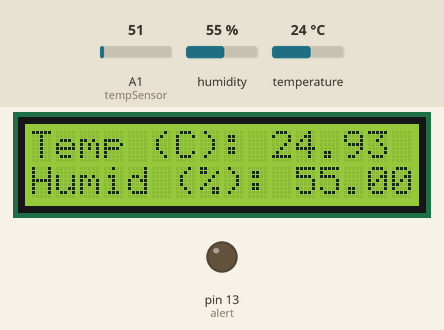
This sketch was run on a simulated Arduino Uno, built with avr-gcc and run on an emulated ATmega328P. On the bench: 16×2 character LCD, output pins drawn as LEDs (lit = HIGH). Inputs (shaded band) come from the test bench; at power-on: humidity 55 %, A1 (tempSensor) = 51, temperature 24 °C. What the sketch prints to the serial monitor is not drawn.

Above: at 1.6 s.
1.7 s: humidity set to 78 %
At 3.6 s:
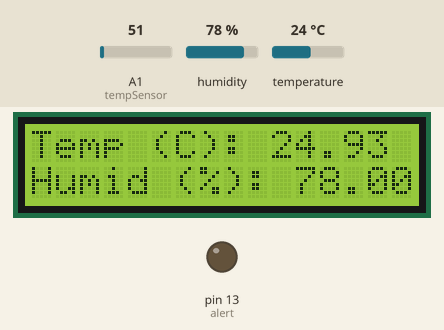
4.6 s: humidity set to 81 %
At 9.5 s:
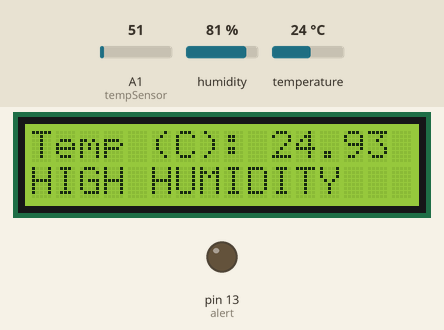
10.6 s: A1 (tempSensor) set to 65
At 14.9 s:
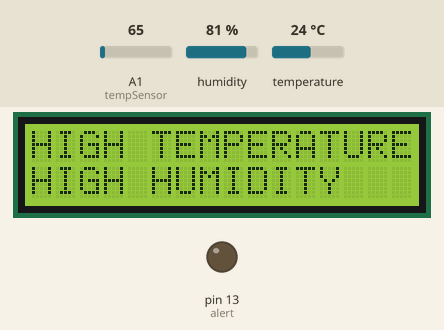
16.6 s: A1 (tempSensor) set to 15
At 21.6 s:
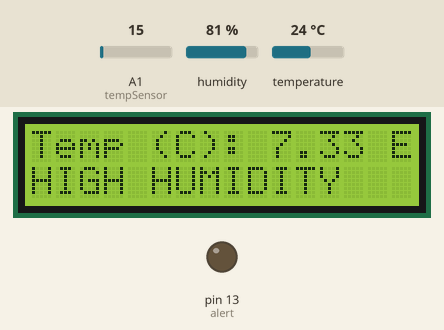
22.6 s: humidity set to 22 %
At 26.3 s:
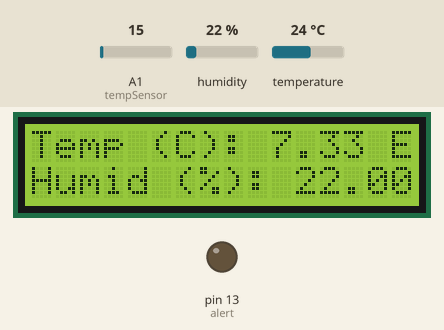
26.8 s: A1 (tempSensor) set to 71
At 31.1 s:
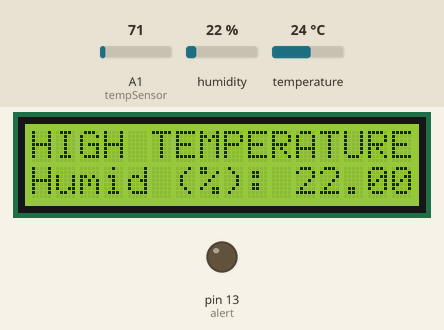
Timing chart, 0 to 33.8 s (numbered marks = the images above; inputs shaded):
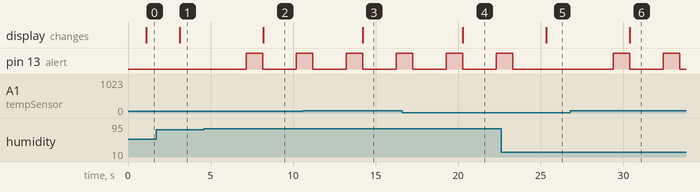

The sketch:

main.ino
```cpp
#include <dht11.h>

#include <Wire.h>

#include <LiquidCrystal.h>

// #include <LiquidCrystal_I2C_Hangul.h>

#define DHT11PIN 6

int tempSensor = A1;
dht11 DHT11;
// LiquidCrystal_I2C_Hangul lcd(0x3F, 16, 2);
const int rs = 12,
  en = 11,
  d4 = 5,
  d5 = 4,
  d6 = 3,
  d7 = 2;
LiquidCrystal lcd(rs, en, d4, d5, d6, d7);

int alert = 13;

void showAlert(bool hot, bool humid) {
  if (!hot && !humid) {
    digitalWrite(alert, LOW);
  } else if (hot || humid) {
    digitalWrite(alert, HIGH);
    delay(1000);
    digitalWrite(alert, LOW);
  }
}

void setup() {
  Serial.begin(9600);
  lcd.begin(16, 2);
  // lcd.init();
  // lcd.backlight();

  // led to alert high temperature and high humidity
  pinMode(alert, OUTPUT);
}

void loop() {
  int check = DHT11.read(DHT11PIN);
  float readTemp = analogRead(tempSensor);
  float volt = readTemp * 5 / 1023;
  float temperature = volt * 100;
  // float temperature = DHT11.temperature;
  float humidity = DHT11.humidity;

  String data = Serial.readStringUntil('\n');

  Serial.print(temperature, 2);
  Serial.print(",");
  Serial.println(humidity, 2);

  // lcd to display current temperature
  String a = "Temp (C): " + String(temperature) + String(" ");
  String b = "Humid (%): " + String(humidity);
  String c = "HIGH TEMPERATURE";
  String d = "HIGH HUMIDITY   ";

  // alert node on Arduino
  bool highTemp = false;
  bool highHumid = false;

  if (temperature >= 30) {
    highTemp = true;
  }
  if (humidity >= 80) {
    highHumid = true;
  }

  if (data == "0") showAlert(false, false);
  else showAlert(highTemp, highHumid);

  if (highTemp) {
    lcd.setCursor(0, 0);
    lcd.print(c);
  } else if (!highTemp) {
    lcd.setCursor(0, 0);
    lcd.print(a);
  }

  if (highHumid) {
    lcd.setCursor(0, 1);
    lcd.print(d);
  } else if (!highHumid) {
    lcd.setCursor(0, 1);
    lcd.print(b);
  }

  delay(1000);
}
```

Measured:
- the behaviour switches between 79 and 80 % on humidity (found by bisection; images 1 and 2)
- the behaviour switches between 61 and 62 on A1 (tempSensor) (found by bisection; images 2 and 3)
- after the input at 1.7 s, the display: changes after 1.4 s (image 1)
- after the input at 4.6 s, pin 13 (alert): LOW → HIGH after 2.6 s, → LOW 1.0 s later, → HIGH 2.0 s later; the display: changes after 3.6 s (image 2)
- after the input at 10.6 s, the display: changes after 3.6 s (image 3)
- after the input at 16.6 s, the display: changes after 3.7 s (image 4)
- after the input at 22.6 s, pin 13 (alert): goes on until 23.3 s, then stays LOW; the display: changes after 2.7 s (image 5)
- after the input at 26.8 s, pin 13 (alert): alternates HIGH for 1.0 s and LOW for 2.0 s, starting after 2.6 s; the display: changes after 3.6 s (image 6)
